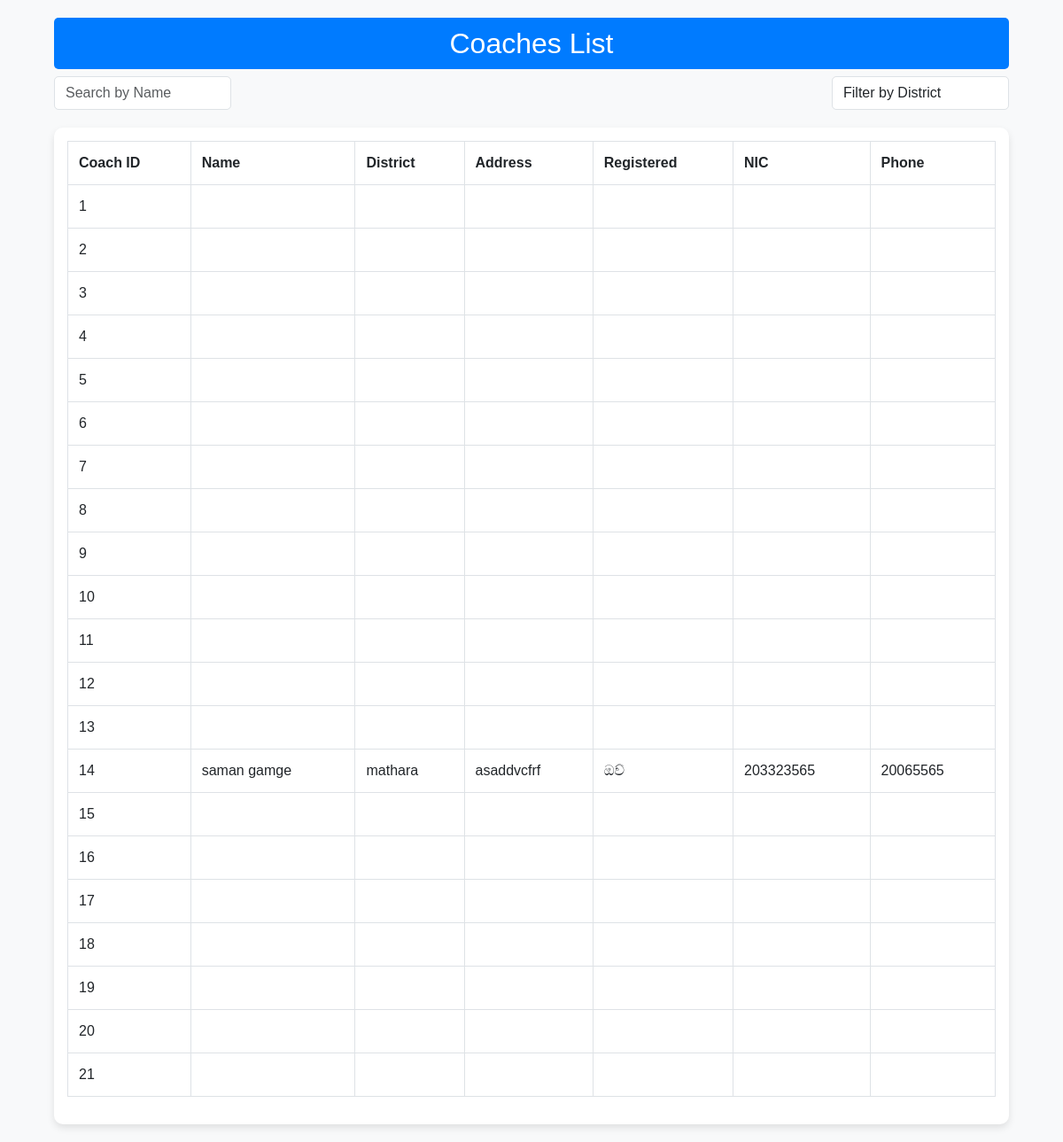
The app's page /Hero/PHP/coachtable.php, older data.
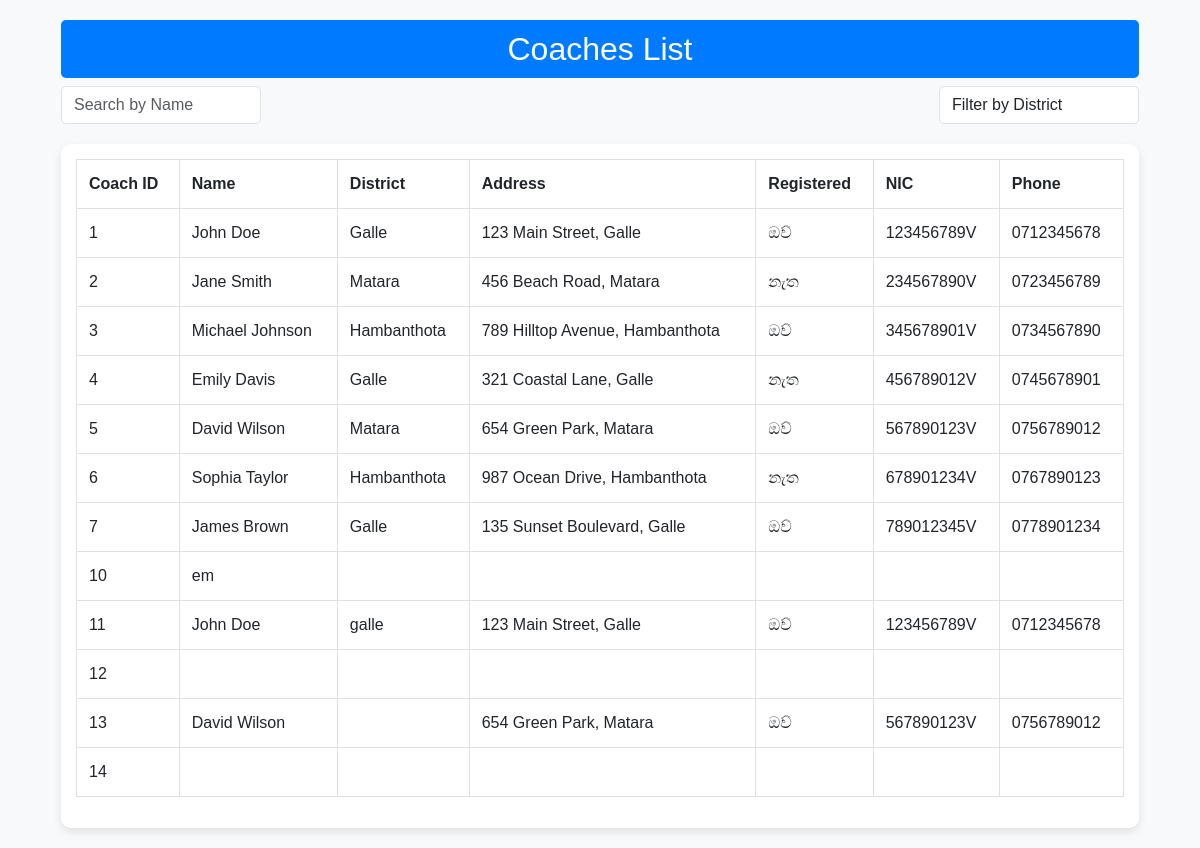
The same page, newer data.
### tables this page shows
CREATE TABLE `coaches` (
  `coach_id` int(11) NOT NULL,
  `coach_name` varchar(100) DEFAULT NULL,
  `coach_district` varchar(100) DEFAULT NULL,
  `coach_address` varchar(255) DEFAULT NULL,
  `registered` varchar(3) DEFAULT NULL,
  `coach_nic` varchar(20) DEFAULT NULL,
  `coach_phone` varchar(15) DEFAULT NULL
);

### Hero/PHP/coachtable.php (the view, shortened to what this page needs)
<?php
include '../db/connection.php';
$sql = "SELECT * FROM coaches";
$result = $conn->query($sql);
?>
<!DOCTYPE html>
<html lang="en">
<head>
    <link href="https://cdn.jsdelivr.net/npm/bootstrap@5.3.0/dist/css/bootstrap.min.css" rel="stylesheet">
    <link rel="stylesheet" href="https://cdnjs.cloudflare.com/ajax/libs/font-awesome/6.4.2/css/all.min.css">
</head>
<body>
<div class="container">
    <h2>Coaches List</h2>
    <div class="filter-section">
        <input type="text" id="searchInput" class="form-control" placeholder="Search by Name">
        <select id="districtFilter" class="form-control">
            <option value="">Filter by District</option>
        </select>
    </div>
    <div class="table-container">
        <div class="table-responsive">
            <table class="table table-bordered">
                <thead>
                    <tr>
                        <th>Coach ID</th>
                        <th>Name</th>
                        <th>District</th>
                        <th>Address</th>
                        <th>Registered</th>
                        <th>NIC</th>
                        <th>Phone</th>
                    </tr>
                </thead>
                <tbody id="tableBody">
                    <?php while ($row = $result->fetch_assoc()) { ?>
                        <tr>
                            <td><?php echo $row['coach_id']; ?></td>
                            <td><?php echo $row['coach_name']; ?></td>
                            <td><?php echo $row['coach_district']; ?></td>
                            <td><?php echo $row['coach_address']; ?></td>
                            <td><?php echo $row['registered']; ?></td>
                            <td><?php echo $row['coach_nic']; ?></td>
                            <td><?php echo $row['coach_phone']; ?></td>
                        </tr>
                    <?php } ?>
                </tbody>
            </table>
        </div>
    </div>
</div>
</body>
</html>

### Hero/PHP/coachtable.php (style rules this page uses)
body { font-family: 'Arial', sans-serif; background-color: #f8f9fa; padding: 20px; }
.container { max-width: 95%; }
h2 { background: #007bff; color: white; padding: 10px; text-align: center; border-radius: 5px; }
.filter-section { margin-bottom: 20px; display: flex; justify-content: space-between; align-items: center; flex-wrap: wrap; }
.filter-section input, .filter-section select { width: 200px; }
.table-container { background: white; padding: 15px; border-radius: 10px; box-shadow: 0px 4px 8px rgba(0, 0, 0, 0.1); }
.table thead { background: #007bff; color: white; }
.table th, .table td { padding: 12px; text-align: left; }
.table tbody tr:nth-child(even) { background: #f2f2f2; }
.form-control { border-radius: 5px; }

Row changes from the older to the newer data that the page shows:
removed coaches: coach_id "8"
removed coaches: coach_id "9"
removed coaches: coach_id "15"
removed coaches: coach_id "16"
removed coaches: coach_id "17"
removed coaches: coach_id "18"
removed coaches: coach_id "19"
removed coaches: coach_id "20"
removed coaches: coach_id "21"
changed coaches id 1: coach_name (not shown) → "John Doe"; coach_district (not shown) → "Galle"; coach_address (not shown) → "123 Main Street, Galle"; registered (not shown) → "ඔව්"; coach_nic (not shown) → "123456789V"; coach_phone (not shown) → "0712345678"
changed coaches id 2: coach_name (not shown) → "Jane Smith"; coach_district (not shown) → "Matara"; coach_address (not shown) → "456 Beach Road, Matara"; registered (not shown) → "නැත"; coach_nic (not shown) → "234567890V"; coach_phone (not shown) → "0723456789"
changed coaches id 3: coach_name (not shown) → "Michael Johnson"; coach_district (not shown) → "Hambanthota"; coach_address (not shown) → "789 Hilltop Avenue, Hambanthota"; registered (not shown) → "ඔව්"; coach_nic (not shown) → "345678901V"; coach_phone (not shown) → "0734567890"
changed coaches id 4: coach_name (not shown) → "Emily Davis"; coach_district (not shown) → "Galle"; coach_address (not shown) → "321 Coastal Lane, Galle"; registered (not shown) → "නැත"; coach_nic (not shown) → "456789012V"; coach_phone (not shown) → "0745678901"
changed coaches id 5: coach_name (not shown) → "David Wilson"; coach_district (not shown) → "Matara"; coach_address (not shown) → "654 Green Park, Matara"; registered (not shown) → "ඔව්"; coach_nic (not shown) → "567890123V"; coach_phone (not shown) → "0756789012"
changed coaches id 6: coach_name (not shown) → "Sophia Taylor"; coach_district (not shown) → "Hambanthota"; coach_address (not shown) → "987 Ocean Drive, Hambanthota"; registered (not shown) → "නැත"; coach_nic (not shown) → "678901234V"; coach_phone (not shown) → "0767890123"
changed coaches id 7: coach_name (not shown) → "James Brown"; coach_district (not shown) → "Galle"; coach_address (not shown) → "135 Sunset Boulevard, Galle"; registered (not shown) → "ඔව්"; coach_nic (not shown) → "789012345V"; coach_phone (not shown) → "0778901234"
changed coaches id 10: coach_name (not shown) → "em"
changed coaches id 11: coach_name (not shown) → "John Doe"; coach_district (not shown) → "galle"; coach_address (not shown) → "123 Main Street, Galle"; registered (not shown) → "ඔව්"; coach_nic (not shown) → "123456789V"; coach_phone (not shown) → "0712345678"
changed coaches id 13: coach_name (not shown) → "David Wilson"; coach_address (not shown) → "654 Green Park, Matara"; registered (not shown) → "ඔව්"; coach_nic (not shown) → "567890123V"; coach_phone (not shown) → "0756789012"
changed coaches id 14: coach_name "saman gamge" → (not shown); coach_district "mathara" → (not shown); coach_address "asaddvcfrf" → (not shown); registered "ඔව්" → (not shown); coach_nic "203323565" → (not shown); coach_phone "20065565" → (not shown)
